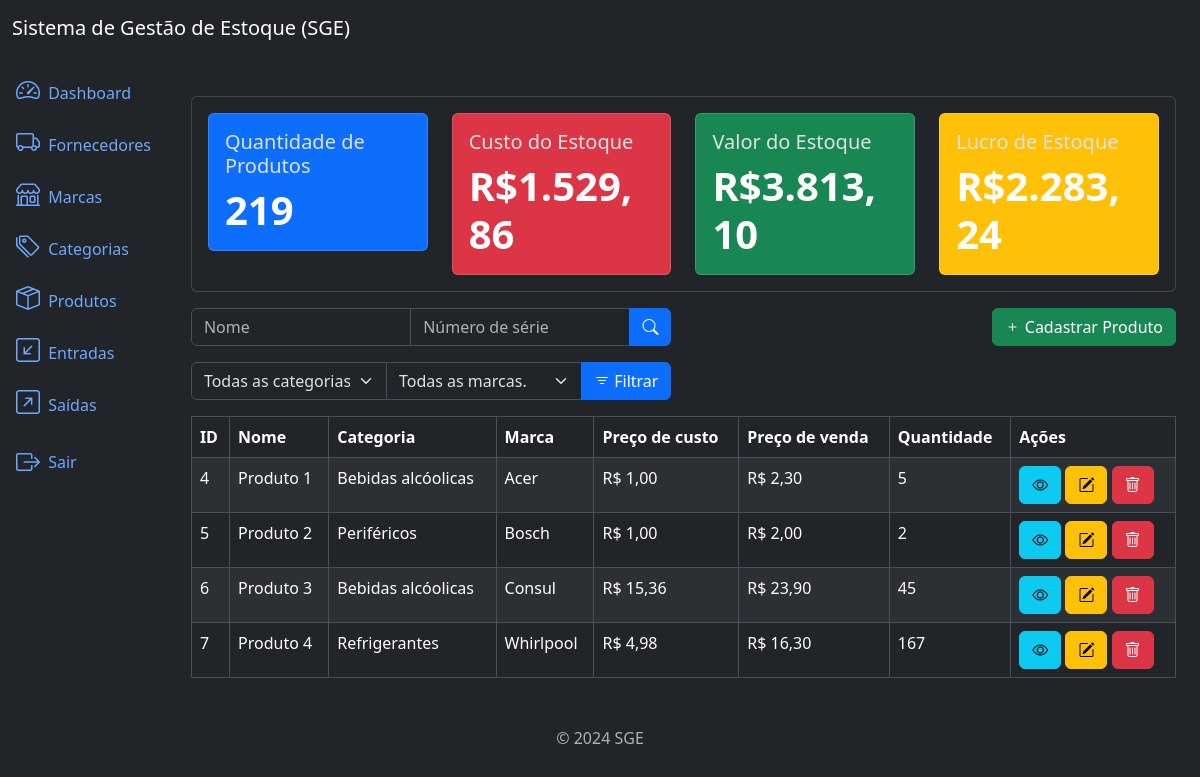
Screenshot of /products/list/ (signed in) with the database file from the repository.
### products/models.py (models this page shows, shortened)
class Product(models.Model):
    title = models.CharField(max_length=400)
    category = models.ForeignKey(Category, on_delete=models.PROTECT,
                related_name='products')
    brand = models.ForeignKey(Brand, on_delete=models.PROTECT,
            related_name='products')
    description = models.TextField(max_length=10000, blank=True, null=True)
    serie_number = models.CharField(max_length=200, null=True, blank=True)
    cost_price = models.DecimalField(max_digits=20, decimal_places=2)
    selling_price = models.DecimalField(max_digits=20, decimal_places=2)
    quantity = models.IntegerField(default=0)
    created_at = models.DateTimeField(auto_now_add=True)
    updated_at = models.DateTimeField(auto_now=True)
    class Meta:
        ordering = ['title']

### category/models.py (models this page shows)
class Category(models.Model):
    name = models.CharField(max_length=300)
    description = models.TextField(null=True, blank=True)
    created_at = models.DateTimeField(auto_now_add=True)
    updated_at = models.DateTimeField(auto_now=True)
    class Meta:
        ordering = ['name']
    def __str__(self):
        return self.name

### brands/models.py (models this page shows)
class Brand(models.Model):
    name = models.CharField(max_length=300)
    description = models.TextField(null=True, blank=True)
    created_at = models.DateTimeField(auto_now_add=True)
    updated_at = models.DateTimeField(auto_now=True)
    class Meta:
        ordering = ['name']
    def __str__(self):
        return self.name

### products/views.py (the view)
# urls.py: path('products/list/', views.ProductListView.as_view(), name='product_list'),
class ProductListView(LoginRequiredMixin, PermissionRequiredMixin, ListView):
    model = models.Product
    template_name = 'products_list.html'
    context_object_name = 'products'
    paginate_by = 5
    permission_required = 'products.view_product'
    def get_queryset(self):
        qs = super().get_queryset()
        title = self.request.GET.get('title')
        serie_number = self.request.GET.get('serie_number')
        category = self.request.GET.get('category')
        brand = self.request.GET.get('brand')
        if title:
            qs = qs.filter(title__icontains=title)
        if serie_number:
            qs = qs.filter(serie_number__icontains=serie_number)
        if category:
            qs = qs.filter(category__id = category)
        if brand:
            qs = qs.filter(brand__id = brand)
        return qs
    def get_context_data(self, **kwargs):
        context= super().get_context_data(**kwargs)
        context['product_metrics']= get_product_metric()
        context['categories'] = Category.objects.all()
        context['brands'] = Brand.objects.all()
        return context

### app/metrics.py (called while the page is built)
def get_product_metric():
    products = Product.objects.all()
    total_cost_price = sum(product.quantity * product.cost_price for \
                           product in products)
    total_quantity = sum(p.quantity for p in products)
    total_selling_price = sum(p.selling_price * p.quantity for p in products)
    total_profit = total_selling_price - total_cost_price
    product_metrics = {
        'total_quantity': total_quantity,
        'total_cost_price': number_format(total_cost_price, decimal_pos=2, force_grouping=True),
        'total_selling_price': number_format(total_selling_price, decimal_pos=2, force_grouping=True),
        'total_profit':number_format(total_profit, decimal_pos=2, force_grouping=True),
    }
    return product_metrics

### products/templates/products_list.html (shortened to what this page needs)
{% extends 'base.html' %}
{% block content %}
    {% include "components/_products_metrics.html" %}
<div class='row mb-3 mt-3'>
    <div class='col-md-6'>
        <form method="get" action="{% url "product_list" %}">
            <div class='input-group'>
                <input type="text" class="form-control" name='title' placeholder='Nome' value="{{request.GET.title}}">
                <input type="text" class="form-control" name='serie_number' placeholder='Número de série' value="{{request.GET.serie_number}}">
                <button type='submit' class="btn btn-primary">
                    <i class='bi bi-search'></i>
                </button>
            </div>
        </form>
    </div>
    {% if perms.products.add_product %}
    <div class='col-md-6'>
        <a href="{% url "product_create" %}" class='btn btn-success float-end'>
            <i class='bi bi-plus'></i>
            Cadastrar Produto
        </a>
    </div>
    {% endif %}
</div>
<div class='row mb-3'>
    <div class='col-md-6'>
        <form method="GET" action="{% url "product_list" %}">
            <div class='input-group'>
                <select name="category" class='form-select'>
                    <option value="" {% if not request.GET.categories %}selected{% endif %}>Todas as categorias.</option>
                </select>
                <select name="brand" class='form-select'>
                    <option value="" {% if not request.GET.brands %}selected{% endif %}>Todas as marcas.</option>
                </select>
                <button class='btn btn-primary' type='submit'>
                    <i class='bi bi-filter'></i> Filtrar
                </button>
            </div>
        </form>
    </div>
</div>
<div class="table-responsive">
    <table class="table table-striped table-bordered">
        <thead class="thead-dark">
            <tr>
                <th>ID</th>
                <th>Nome</th>
                <th>Categoria</th>
                <th>Marca</th>
                <th>Preço de custo</th>
                <th>Preço de venda</th>
                <th>Quantidade</th>
                <th>Ações</th>
            </tr>
        </thead>
        <tbody>
            {% for product in products %}
                <tr>
                    <td>{{product.pk}}</td>
                    <td>{{product.title}}</td>
                    <td>{{product.category}}</td>
                    <td>{{product.brand}}</td>
                    <td>R$ {{product.cost_price}}</td>
                    <td>R$ {{product.selling_price}}</td>
                    <td>{{product.quantity}}</td>
                    <td>
                        {% if perms.products.view_product %}
                        <a href="{% url "product_detail" product.pk %}" class='btn btn-info btn-small'>
                            <i class='bi bi-eye'></i>
                        </a>
                        {% endif %}
                        {% if perms.products.change_product %}
                        <a href="{% url "product_update" product.pk %}" class='btn btn-warning btn-small'>
                            <i class='bi bi-pencil-square'></i>
                        </a>
                        {% endif %}
                        {% if perms.products.delete_product %}
                        <a href="{% url "product_delete" product.pk %}" class='btn btn-danger btn-small'>
                            <i class='bi bi bi-trash'></i>
                        </a>
                        {% endif %}
                    </td>
                </tr>
            {% endfor %}
        </tbody>
    </table>
</div>
{% endblock content %}

### rows the page displays
Product: pk "4", title "Produto 1", category "Bebidas alcóolicas", brand "Acer", cost_price "1,00", selling_price "2,30", quantity "5"
Product: pk "5", title "Produto 2", category "Periféricos", brand "Bosch", cost_price "1,00", selling_price "2,00", quantity "2"
Product: pk "6", title "Produto 3", category "Bebidas alcóolicas", brand "Consul", cost_price "15,36", selling_price "23,90", quantity "45"
Product: pk "7", title "Produto 4", category "Refrigerantes", brand "Whirlpool", cost_price "4,98", selling_price "16,30", quantity "167"

### other values shown
{{ product_metrics.total_quantity }} "219"
{{ product_metrics.total_cost_price }} "1.529,86"
{{ product_metrics.total_selling_price }} "3.813,10"
{{ product_metrics.total_profit }} "2.283,24"
